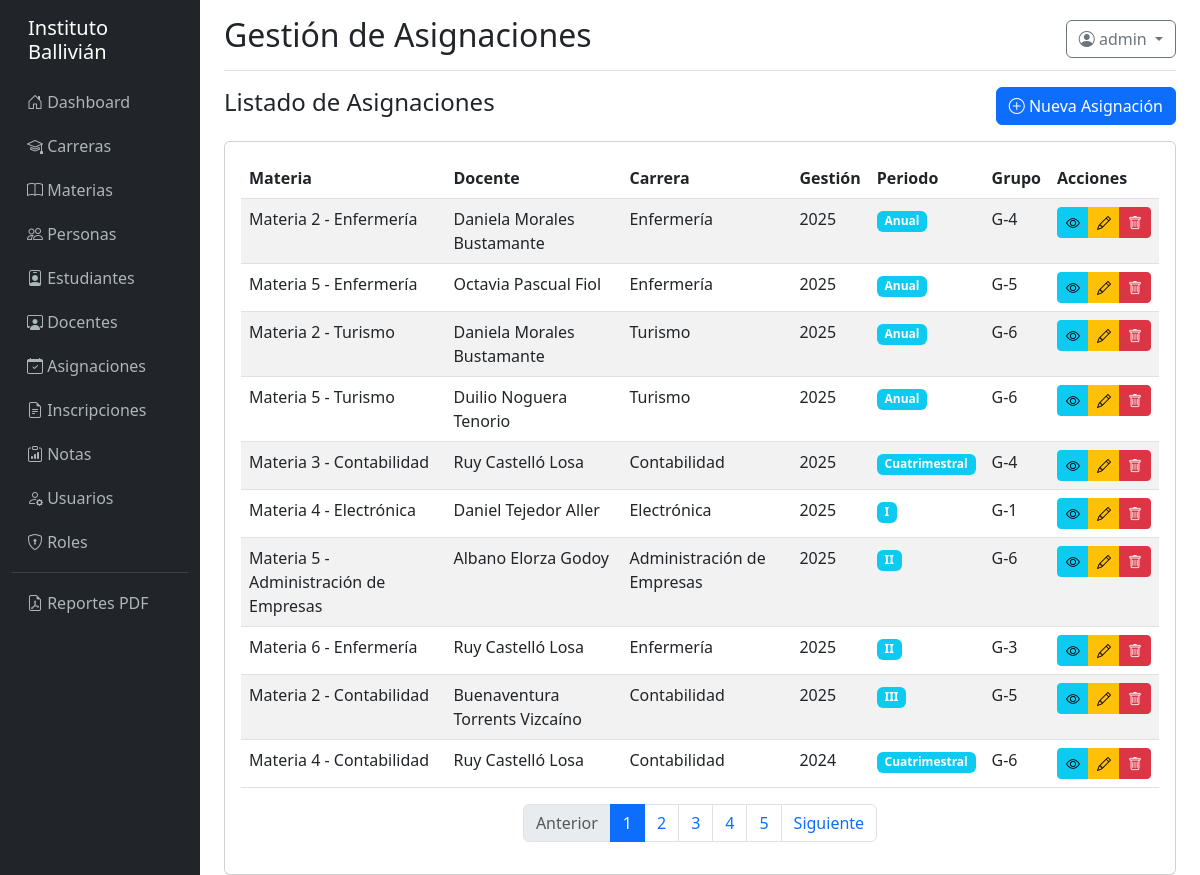
/asignaciones/ (signed in), run on the app's committed database.
### models/__init__.py (models this page shows, shortened)
class Usuario(UserMixin, db.Model):
    __tablename__ = 'usuario'
    id = db.Column(db.Integer, primary_key=True)
    username = db.Column(db.String(100), unique=True, nullable=False)
    email = db.Column(db.String(150))
    password_hash = db.Column(db.String(255), nullable=False)
    persona_id = db.Column(db.Integer, db.ForeignKey('persona.id'))
    estudiante_id = db.Column(db.Integer, db.ForeignKey('estudiante.id'))
    docente_id = db.Column(db.Integer, db.ForeignKey('docente.id'))
    activo = db.Column(db.Boolean, default=True)
    ultimo_login = db.Column(db.DateTime)
    created_at = db.Column(db.DateTime, default=datetime.utcnow)
    updated_at = db.Column(db.DateTime, onupdate=datetime.utcnow)
    roles = db.relationship('Rol', secondary=usuario_rol, backref='usuarios')
    def tiene_permiso(self, nombre_permiso):
        for rol in self.roles:
            for permiso in rol.permisos:
                if permiso.nombre == nombre_permiso:
                    return True
        return False

class Asignacion(db.Model):
    __tablename__ = 'asignacion'
    id = db.Column(db.Integer, primary_key=True)
    materia_id = db.Column(db.Integer, db.ForeignKey('materia.id'), nullable=False)
    docente_id = db.Column(db.Integer, db.ForeignKey('docente.id'), nullable=False)
    carrera_id = db.Column(db.Integer, db.ForeignKey('carrera.id'))
    gestion = db.Column(db.Integer, nullable=False)
    periodo = db.Column(db.Enum('I', 'II', 'III', 'Cuatrimestral', 'Anual'), default='I')
    codigo_grupo = db.Column(db.String(50))
    horario = db.Column(db.Text)
    tipo_imparticion = db.Column(db.Enum('Presencial', 'Virtual', 'Hibrido'), default='Presencial')
    cupo = db.Column(db.Integer)
    created_at = db.Column(db.DateTime, default=datetime.utcnow)
    updated_at = db.Column(db.DateTime, onupdate=datetime.utcnow)
    notas = db.relationship('Nota', backref='asignacion', lazy=True, cascade='all, delete-orphan')

class Materia(db.Model):
    __tablename__ = 'materia'
    id = db.Column(db.Integer, primary_key=True)
    codigo = db.Column(db.String(50), unique=True, nullable=False)
    nombre = db.Column(db.String(255), nullable=False)
    descripcion = db.Column(db.Text)
    carga_horaria = db.Column(db.Integer, default=0)
    horas_teoricas = db.Column(db.Integer, default=0)
    horas_practicas = db.Column(db.Integer, default=0)
    creditos = db.Column(db.Integer, default=0)
    semestre = db.Column(db.Integer)
    prerequisito_id = db.Column(db.Integer, db.ForeignKey('materia.id'))
    carrera_id = db.Column(db.Integer, db.ForeignKey('carrera.id'))
    requerido_para_semestre = db.Column(db.Boolean, default=False)
    activo = db.Column(db.Boolean, default=True)
    created_at = db.Column(db.DateTime, default=datetime.utcnow)
    updated_at = db.Column(db.DateTime, onupdate=datetime.utcnow)
    asignaciones = db.relationship('Asignacion', backref='materia', lazy=True, cascade='all, delete-orphan')

class Persona(db.Model):
    __tablename__ = 'persona'
    id = db.Column(db.Integer, primary_key=True)
    tipo_documento = db.Column(db.Enum('CI', 'Pasaporte', 'Otro'), default='CI')
    nro_documento = db.Column(db.String(50), nullable=False)
    nombre = db.Column(db.String(150), nullable=False)
    apellido_paterno = db.Column(db.String(100), nullable=False)
    apellido_materno = db.Column(db.String(100))
    fecha_nacimiento = db.Column(db.Date)
    sexo = db.Column(db.Enum('M', 'F', 'O'))
    lugar_nacimiento = db.Column(db.String(255))
    direccion = db.Column(db.Text)
    telefono = db.Column(db.String(50))
    email = db.Column(db.String(150))
    foto_path = db.Column(db.String(500))
    created_at = db.Column(db.DateTime, default=datetime.utcnow)
    updated_at = db.Column(db.DateTime, onupdate=datetime.utcnow)
    __table_args__ = (
        db.UniqueConstraint('tipo_documento', 'nro_documento', name='_tipo_nro_uc'),
    )
    estudiante = db.relationship('Estudiante', backref='persona', uselist=False, cascade='all, delete-orphan')
    docente = db.relationship('Docente', backref='persona', uselist=False, cascade='all, delete-orphan')
    usuario = db.relationship('Usuario', backref='persona', uselist=False)
    @property
    def nombre_completo(self):
        return f"{self.nombre} {self.apellido_paterno} {self.apellido_materno or ''}".strip()

class Carrera(db.Model):
    __tablename__ = 'carrera'
    id = db.Column(db.Integer, primary_key=True)
    codigo = db.Column(db.String(30), unique=True, nullable=False)
    nombre = db.Column(db.String(255), nullable=False)
    descripcion = db.Column(db.Text)
    tipo = db.Column(db.Enum('Pregrado', 'Tecnico', 'Posgrado', 'Diplomado', 'Otro'), default='Pregrado')
    carga_horaria = db.Column(db.Integer, default=0)
    creditos = db.Column(db.Integer)
    fecha_creacion = db.Column(db.Date)
    activo = db.Column(db.Boolean, default=True)
    created_at = db.Column(db.DateTime, default=datetime.utcnow)
    updated_at = db.Column(db.DateTime, onupdate=datetime.utcnow)
    materias = db.relationship('Materia', backref='carrera', lazy=True, cascade='all, delete-orphan')
    inscripciones = db.relationship('Inscripcion', backref='carrera', lazy=True)
    asignaciones = db.relationship('Asignacion', backref='carrera', lazy=True)

### controllers/asignacion_controller.py (the view)
@asignacion_bp.route('/')
@login_required
def index():
    page = request.args.get('page', 1, type=int)
    asignaciones = Asignacion.query.order_by(Asignacion.gestion.desc(), Asignacion.periodo).paginate(page=page, per_page=10, error_out=False)
    return render_template('asignacion/index.html', asignaciones=asignaciones)

### templates/asignacion/index.html (shortened to what this page needs)
{% extends "base.html" %}
{% block page_title %}Gestión de Asignaciones{% endblock %}
{% block content %}
<div class="d-flex justify-content-between align-items-center mb-3">
    <h4>Listado de Asignaciones</h4>
    {% if current_user.tiene_permiso('crear_asignacion') %}
    <a href="{{ url_for('asignacion.crear') }}" class="btn btn-primary">
        <i class="bi bi-plus-circle"></i> Nueva Asignación
    </a>
    {% endif %}
</div>
<div class="card">
    <div class="card-body">
        <div class="table-responsive">
            <table class="table table-striped table-hover">
                <thead>
                    <tr>
                        <th>Materia</th>
                        <th>Docente</th>
                        <th>Carrera</th>
                        <th>Gestión</th>
                        <th>Periodo</th>
                        <th>Grupo</th>
                        <th>Acciones</th>
                    </tr>
                </thead>
                <tbody>
                    {% for asignacion in asignaciones.items %}
                    <tr>
                        <td>{{ asignacion.materia.nombre }}</td>
                        <td>{{ asignacion.docente.persona.nombre_completo }}</td>
                        <td>{{ asignacion.carrera.nombre if asignacion.carrera else 'N/A' }}</td>
                        <td>{{ asignacion.gestion }}</td>
                        <td><span class="badge bg-info">{{ asignacion.periodo }}</span></td>
                        <td>{{ asignacion.codigo_grupo or 'N/A' }}</td>
                        <td>
                            <div class="btn-group btn-group-sm">
                                <a href="{{ url_for('asignacion.detalle', id=asignacion.id) }}" class="btn btn-info">
                                    <i class="bi bi-eye"></i>
                                </a>
                                {% if current_user.tiene_permiso('editar_asignacion') %}
                                <a href="{{ url_for('asignacion.editar', id=asignacion.id) }}" class="btn btn-warning">
                                    <i class="bi bi-pencil"></i>
                                </a>
                                {% endif %}
                                {% if current_user.tiene_permiso('eliminar_asignacion') %}
                                <button type="button" class="btn btn-danger" data-bs-toggle="modal" data-bs-target="#deleteModal{{ asignacion.id }}">
                                    <i class="bi bi-trash"></i>
                                </button>
                                {% endif %}
                            </div>
                        </td>
                    </tr>
                    {% else %}
                    <tr>
                        <td colspan="7" class="text-center">No hay asignaciones registradas</td>
                    </tr>
                    {% endfor %}
                </tbody>
            </table>
        </div>
        {% if asignaciones.pages > 1 %}
        <nav>
            <ul class="pagination justify-content-center">
                <li class="page-item {% if not asignaciones.has_prev %}disabled{% endif %}">
                    <a class="page-link" href="{{ url_for('asignacion.index', page=asignaciones.prev_num) }}">Anterior</a>
                </li>
                {% for page_num in asignaciones.iter_pages() %}
                    {% if page_num %}
                        <li class="page-item {% if page_num == asignaciones.page %}active{% endif %}">
                            <a class="page-link" href="{{ url_for('asignacion.index', page=page_num) }}">{{ page_num }}</a>
                        </li>
                    {% else %}
                        <li class="page-item disabled"><span class="page-link">...</span></li>
                    {% endif %}
                {% endfor %}
                <li class="page-item {% if not asignaciones.has_next %}disabled{% endif %}">
                    <a class="page-link" href="{{ url_for('asignacion.index', page=asignaciones.next_num) }}">Siguiente</a>
                </li>
            </ul>
        </nav>
        {% endif %}
    </div>
</div>
{% endblock %}

### templates/base.html (shortened to what this page needs)
<!DOCTYPE html>
<html lang="es">
<head>
    <link href="https://cdn.jsdelivr.net/npm/bootstrap@5.3.0/dist/css/bootstrap.min.css" rel="stylesheet">
    <link rel="stylesheet" href="https://cdn.jsdelivr.net/npm/bootstrap-icons@1.11.0/font/bootstrap-icons.css">
</head>
<body>
    <div class="container-fluid">
        <div class="row">
            {% if current_user.is_authenticated %}
            <nav class="col-md-2 col-lg-2 d-md-block sidebar">
                <div class="position-sticky pt-3">
                    <h5 class="text-white px-3 mb-3">Instituto Ballivián</h5>
                    <ul class="nav flex-column">
                        <li class="nav-item">
                            <a class="nav-link" href="{{ url_for('main.dashboard') }}">
                                <i class="bi bi-house-door"></i> Dashboard
                            </a>
                        </li>
                        {% if current_user.tiene_permiso('ver_carreras') %}
                        <li class="nav-item">
                            <a class="nav-link" href="{{ url_for('carrera.index') }}">
                                <i class="bi bi-mortarboard"></i> Carreras
                            </a>
                        </li>
                        {% endif %}
                        {% if current_user.tiene_permiso('ver_materias') %}
                        <li class="nav-item">
                            <a class="nav-link" href="{{ url_for('materia.index') }}">
                                <i class="bi bi-book"></i> Materias
                            </a>
                        </li>
                        {% endif %}
                        {% if current_user.tiene_permiso('ver_personas') %}
                        <li class="nav-item">
                            <a class="nav-link" href="{{ url_for('persona.index') }}">
                                <i class="bi bi-people"></i> Personas
                            </a>
                        </li>
                        {% endif %}
                        {% if current_user.tiene_permiso('ver_estudiantes') %}
                        <li class="nav-item">
                            <a class="nav-link" href="{{ url_for('estudiante.index') }}">
                                <i class="bi bi-person-badge"></i> Estudiantes
                            </a>
                        </li>
                        {% endif %}
                        {% if current_user.tiene_permiso('ver_docentes') %}
                        <li class="nav-item">
                            <a class="nav-link" href="{{ url_for('docente.index') }}">
                                <i class="bi bi-person-workspace"></i> Docentes
                            </a>
                        </li>
                        {% endif %}
                        {% if current_user.tiene_permiso('ver_asignaciones') %}
                        <li class="nav-item">
                            <a class="nav-link" href="{{ url_for('asignacion.index') }}">
                                <i class="bi bi-calendar-check"></i> Asignaciones
                            </a>
                        </li>
                        {% endif %}
                        {% if current_user.tiene_permiso('ver_inscripciones') %}
                        <li class="nav-item">
                            <a class="nav-link" href="{{ url_for('inscripcion.index') }}">
                                <i class="bi bi-file-earmark-text"></i> Inscripciones
                            </a>
                        </li>
                        {% endif %}
                        {% if current_user.tiene_permiso('ver_notas') %}
                        <li class="nav-item">
                            <a class="nav-link" href="{{ url_for('nota.index') }}">
                                <i class="bi bi-clipboard-data"></i> Notas
                            </a>
                        </li>
                        {% endif %}
                        {% if current_user.tiene_permiso('ver_usuarios') %}
                        <li class="nav-item">
                            <a class="nav-link" href="{{ url_for('usuario.index') }}">
                                <i class="bi bi-person-gear"></i> Usuarios
                            </a>
                        </li>
                        {% endif %}
                        {% if current_user.tiene_permiso('ver_roles') %}
                        <li class="nav-item">
                            <a class="nav-link" href="{{ url_for('rol.index') }}">
                                <i class="bi bi-shield-lock"></i> Roles
                            </a>
                        </li>
                        {% endif %}
                        <hr class="text-white-50 my-2">
                        <li class="nav-item">
                            <a class="nav-link" href="{{ url_for('reporte.index') }}">
                                <i class="bi bi-file-earmark-pdf"></i> Reportes PDF
                            </a>
                        </li>
                    </ul>
                </div>
            </nav>
            {% endif %}
            <main class="col-md-10 ms-sm-auto col-lg-10 px-md-4">
                {% if current_user.is_authenticated %}
                <div class="d-flex justify-content-between flex-wrap flex-md-nowrap align-items-center pt-3 pb-2 mb-3 border-bottom">
                    <h1 class="h2">{% block page_title %}Dashboard{% endblock %}</h1>
                    <div class="btn-toolbar mb-2 mb-md-0">
                        <div class="dropdown">
                            <button class="btn btn-outline-secondary dropdown-toggle" type="button" id="userDropdown" data-bs-toggle="dropdown">
                                <i class="bi bi-person-circle"></i> {{ current_user.username }}
                            </button>
                        </div>
                    </div>
                </div>
                {% endif %}
                {% block content %}{% endblock %}
            </main>
        </div>
    </div>
</body>
</html>

### templates/base.html (style rules this page uses)
.sidebar { min-height: 100vh; background-color: #212529; }
.sidebar a { color: #adb5bd; text-decoration: none; padding: 10px 15px; display: block; }

### data on the page
Usuario: username "admin"
Asignacion: materia.nombre "Materia 2 - Enfermería", docente.persona.nombre_completo "Daniela Morales Bustamante", carrera "Enfermería", gestion "2025", periodo "Anual", codigo_grupo "G-4"
Asignacion: materia.nombre "Materia 5 - Enfermería", docente.persona.nombre_completo "Octavia Pascual Fiol", carrera "Enfermería", gestion "2025", periodo "Anual", codigo_grupo "G-5"
Asignacion: materia.nombre "Materia 2 - Turismo", docente.persona.nombre_completo "Daniela Morales Bustamante", carrera "Turismo", gestion "2025", periodo "Anual", codigo_grupo "G-6"
Asignacion: materia.nombre "Materia 5 - Turismo", docente.persona.nombre_completo "Duilio Noguera Tenorio", carrera "Turismo", gestion "2025", periodo "Anual", codigo_grupo "G-6"
Asignacion: materia.nombre "Materia 3 - Contabilidad", docente.persona.nombre_completo "Ruy Castelló Losa", carrera "Contabilidad", gestion "2025", periodo "Cuatrimestral", codigo_grupo "G-4"
Asignacion: materia.nombre "Materia 4 - Electrónica", docente.persona.nombre_completo "Daniel Tejedor Aller", carrera "Electrónica", gestion "2025", periodo "I", codigo_grupo "G-1"
Asignacion: materia.nombre "Materia 5 - Administración de Empresas", docente.persona.nombre_completo "Albano Elorza Godoy", carrera "Administración de Empresas", gestion "2025", periodo "II", codigo_grupo "G-6"
Asignacion: materia.nombre "Materia 6 - Enfermería", docente.persona.nombre_completo "Ruy Castelló Losa", carrera "Enfermería", gestion "2025", periodo "II", codigo_grupo "G-3"
Asignacion: materia.nombre "Materia 2 - Contabilidad", docente.persona.nombre_completo "Buenaventura Torrents Vizcaíno", carrera "Contabilidad", gestion "2025", periodo "III", codigo_grupo "G-5"
Asignacion: materia.nombre "Materia 4 - Contabilidad", docente.persona.nombre_completo "Ruy Castelló Losa", carrera "Contabilidad", gestion "2024", periodo "Cuatrimestral", codigo_grupo "G-6"

### other printed values
{{ page_num }} "1" "2" "3" "4" "5"
